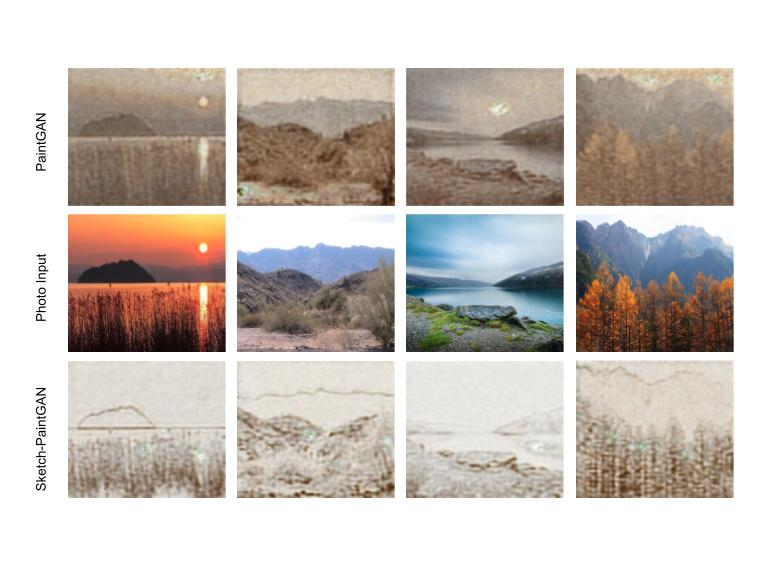
#> input picture report_images/photoGAN.jpg, 768 x 576 px, given as the content of the folder ../data/paintings/Harvard/jpg/, which was not available
$ python sketch.py
#> lines starting #> are read from the running program, lines starting #| are printed output that depends on the picture; pictures that were not available may be replaced by others from this repository, and a replacement may not be noted
import matplotlib.pyplot as plt
import argparse
import os
from PIL import Image, ImageFilter, ImageOps
import cv2
import numpy as np
import os
from tqdm import tqdm
import warnings
warnings.filterwarnings("ignore")

def dodge(a, b, alpha):
    return min(int(a*255/(256-b*alpha)), 255)


# [40 lines left out: functions draw, dodgeNaive, not called in this run]


def dodgeV2(image, mask):
    return cv2.divide(image, 255 - mask, scale=256)


def burnV2(image, mask):
    return 255 - cv2.divide(255 - image, 255 - mask, scale=256)


def rgb_to_sketch(src_image_name, dst_image_name):
    '''
    this function convert rgb images to sketch style
    '''
    img_rgb = cv2.imread(src_image_name)
    img_gray = cv2.cvtColor(img_rgb, cv2.COLOR_BGR2GRAY)
    #print('read in done')
    # read image and process
    # img_gray = cv2.imread('example.jpg', cv2.IMREAD_GRAYSCALE)

    img_gray_inv = 255 - img_gray
    img_blur = cv2.GaussianBlur(img_gray_inv, ksize=(21, 21),
                                sigmaX=0, sigmaY=0)
    #print('Guassian Blur done')
    img_blend = dodgeV2(img_gray, img_blur)

# [8 lines of commented-out code are left out]
    cv2.imwrite(dst_image_name, img_blend)

def getTrain(train_abs_path):
    '''get the name of train pictures here '''
    train_scenes_list = []
    #print(train_abs_path)
    for (root, dirs,files) in os.walk(train_abs_path):
        for filename in files:
            if filename.endswith('jpg'):
                train_scenes_list.append(filename)

    return train_scenes_list

def main():
    #Required parameters
    parser = argparse.ArgumentParser()
    parser.add_argument("--subset", default='Harvard', type=str, required=False,
                        help="The input data dir. Should be Haravd etc.")
    parser.add_argument("--output_dir", default='../data/sketch', type=str, required=False,
                        help="The output data dir.")
    args = parser.parse_args()
    if not os.path.exists(args.output_dir):
        os.mkdir(args.output_dir)
    #print(args.output_dir)
    data_path = args.subset + '/jpg/'
    img_path = os.path.join('../data/paintings/',data_path)
    #print(img_path)
    save_path= os.path.join(args.output_dir)
    print(save_path)
    data_list = getTrain(img_path)
    print('*****Running sketch process for dataset:',args.subset,'*****')
    print('Size of input dataset is:',len(data_list))
    for i in tqdm(range(len(data_list))):
        src_image_name = img_path+data_list[i]
        #print(src_image_name)
        dst_image_name = save_path+'/'+data_list[i]
        #print(dst_image_name)
        rgb_to_sketch(src_image_name, dst_image_name)
#> in rgb_to_sketch, img_rgb is the input picture: shape (576, 768, 3); mean B, G, R 187.1, 193.5, 201.5
#> in rgb_to_sketch, `img_gray = cv2.cvtColor(img_rgb, cv2.COLOR_BGR2GRAY)`:
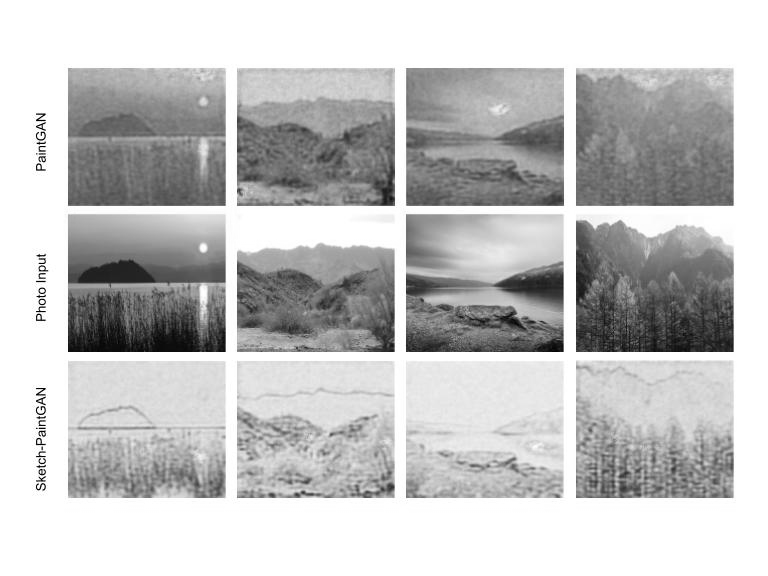
#> img_gray: shape (576, 768); min 0, max 255, mean 195.2
#> in rgb_to_sketch, `img_gray_inv = 255 - img_gray`:
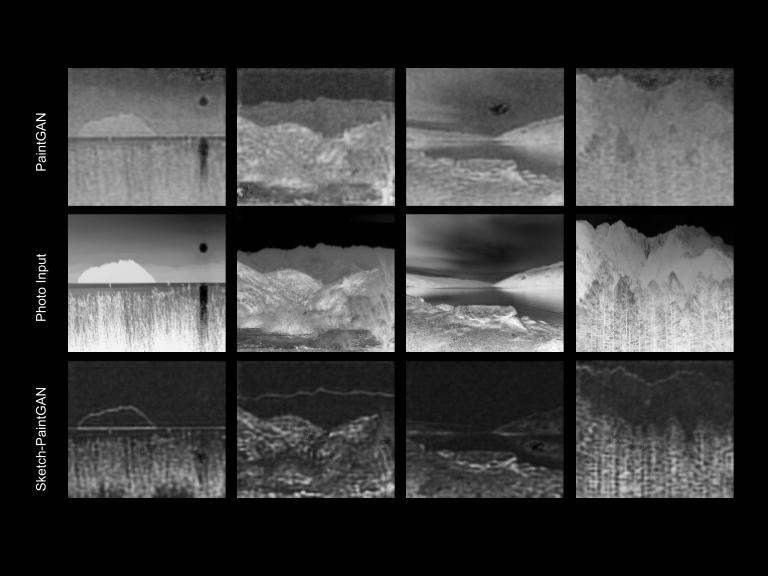
#> img_gray_inv: shape (576, 768); min 0, max 255, mean 59.8
#> in rgb_to_sketch, `img_blur = cv2.GaussianBlur(img_gray_inv, ksize=(21, 21), sigmaX=0, si..`:
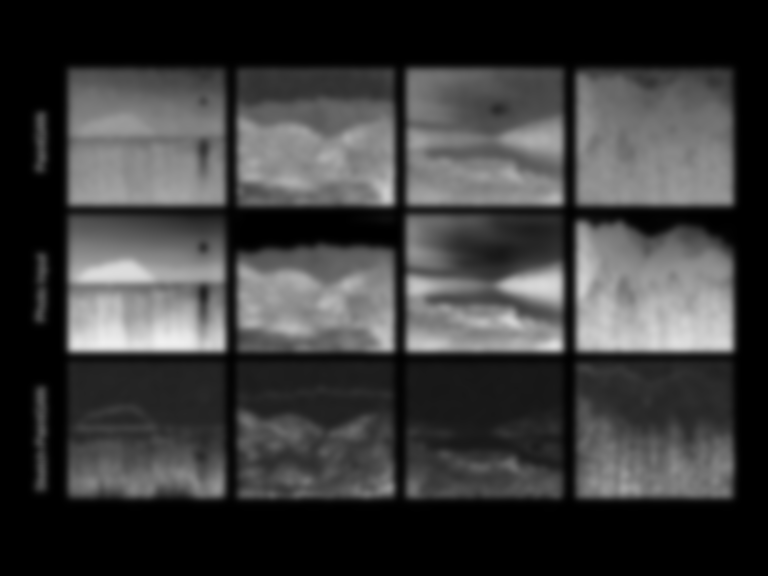
#> img_blur: shape (576, 768); min 0, max 241, mean 59.8
#> in dodgeV2, `return cv2.divide(image, 255 - mask, scale=256)`:
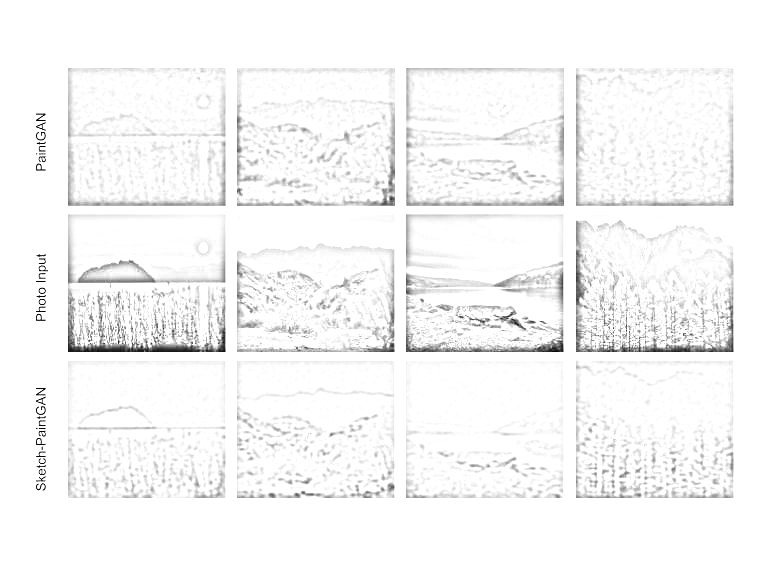
#> returned value: shape (576, 768); min 0, max 255, mean 246.9
    print('*****Finish processing all the images in dataset!*****')

if __name__ == '__main__':
    main()
